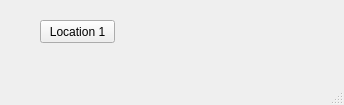
<?xml version="1.0" encoding="UTF-8"?>
<ui version="4.0">
 <class>FormLauncher</class>
 <widget class="QMainWindow" name="FormLauncher">
  <property name="geometry">
   <rect>
    <x>0</x>
    <y>0</y>
    <width>344</width>
    <height>105</height>
   </rect>
  </property>
  <property name="windowTitle">
   <string>MainWindow</string>
  </property>
  <widget class="QWidget" name="centralwidget">
   <widget class="QPushButton" name="btnLocation1">
    <property name="geometry">
     <rect>
      <x>40</x>
      <y>20</y>
      <width>75</width>
      <height>23</height>
     </rect>
    </property>
    <property name="text">
     <string>Location 1</string>
    </property>
   </widget>
  </widget>
  <widget class="QMenuBar" name="menubar">
   <property name="geometry">
    <rect>
     <x>0</x>
     <y>0</y>
     <width>344</width>
     <height>21</height>
    </rect>
   </property>
  </widget>
  <widget class="QStatusBar" name="statusbar"/>
 </widget>
 <resources/>
 <connections/>
</ui>
